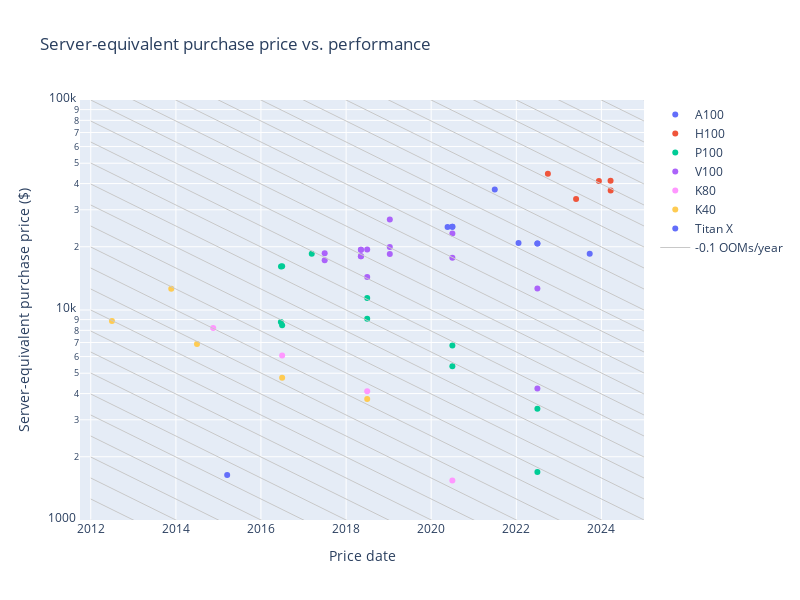

Notebook code cell kept with this figure:
### Code cell
fig = go.Figure()
for hardware_alias in hardware_aliases:
    print(hardware_alias)
    _hardware_df = server_adjusted_purchase_price_df[server_adjusted_purchase_price_df['Hardware model'].str.contains(hardware_alias)]
    fig.add_trace(go.Scatter(
        x=_hardware_df['Price date'],
        y=_hardware_df[price_colname],
        mode='markers',
        name=hardware_alias,
        text=_hardware_df['Hardware model'] + ' | ' + _hardware_df['Notes'],
    ))

for i in range(len(contours)):
    fig.add_trace(go.Scatter(
        x=[pd.to_datetime(f"{year}-01-01") for year in t],
        y=contours[i],
        mode='lines',
        line=dict(color='rgb(200, 200, 200)', width=1),
        name=f'-0.1 OOMs/year',
        showlegend=True if i == 0 else False,
    ))

# y limits
fig.update_yaxes(range=[3, 5])

fig.update_layout(
    title='Server-equivalent purchase price vs. performance',
    xaxis_title='Price date',
    yaxis_title='Server-equivalent purchase price ($)',
    yaxis_type='log',
    width=800,
    height=600,
)
fig.show()
